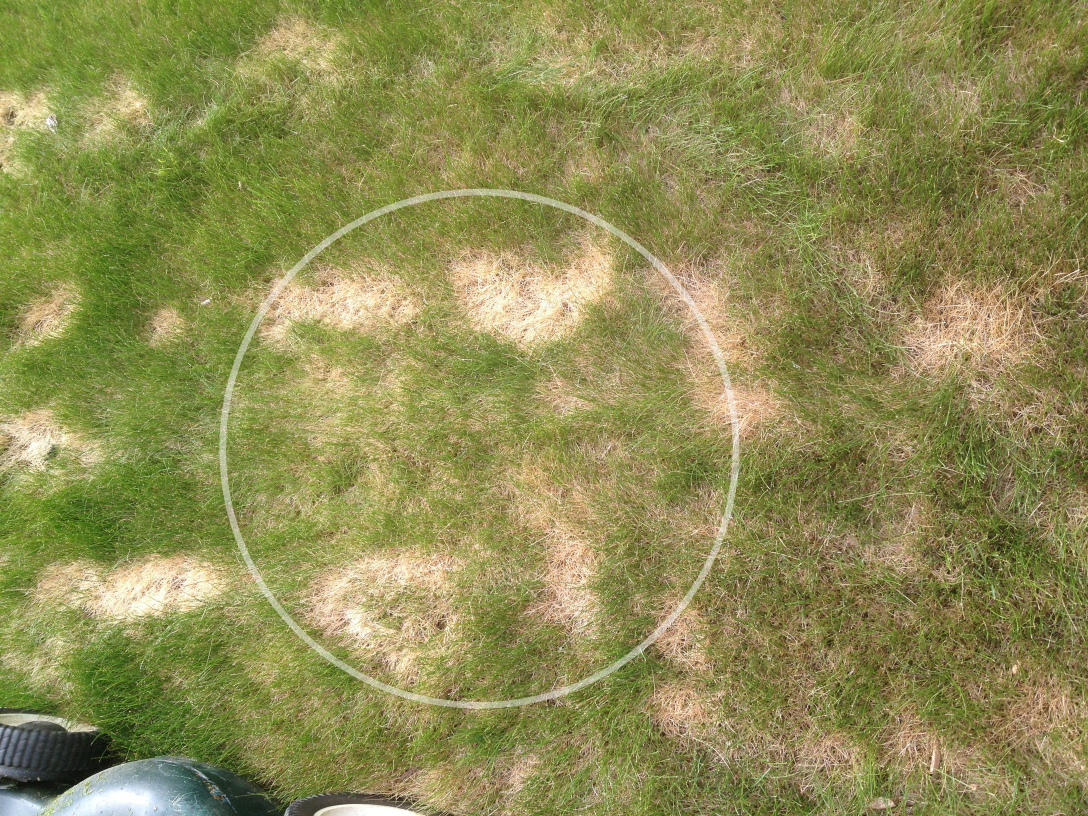
//> input picture igvc/src/line_detector/testlines.jpg, 3264 x 2448 px (shown at 1/3 size)
$ ./tuningParameter testlines.jpg   (built with g++ and OpenCV 4)
//> lines starting //> are read from the running program, lines starting //| are printed output that depends on the picture
// compile with:
// g++ `pkg-config --cflags opencv` -o tuningParameters tuningParameters.cpp `pkg-config --libs opencv` -std=c++11

#include <iomanip>
#include <iostream>
#include <opencv2/opencv.hpp>
#include <vector>
#include "opencv2/highgui/highgui.hpp"
#include "opencv2/imgproc/imgproc.hpp"

using namespace std;
using namespace cv;

std::string window = "test canny";
int cannyThresh;
int cannyThresh_max = 100;
int lengthThresh;
int lengthThresh_max = 125;
int lineGap;
int lineGap_max = 50;
Mat src_img;
Mat src_gray;
Mat working;
Mat dst_img;

void linedetect(int, void*)
{
  working = Mat::ones(src_img.size(), src_img.type());
  GaussianBlur(src_img, working, Size(0, 0), 2.0);

  Canny(working, working, cannyThresh, cannyThresh * 3, 3);

  vector<Vec4i> lines;
  HoughLinesP(working, lines, 1.0, CV_PI / 180, 80, lengthThresh, lineGap);

  cvtColor(working, dst_img, CV_GRAY2BGR);
  for (size_t i = 0; i < lines.size(); ++i)
  {
    line(dst_img, Point(lines[i][0], lines[i][1]), Point(lines[i][2], lines[i][3]), Scalar(0, 0, 255), 3, 8);
  }

  imshow(window, dst_img);
}

int main(int argc, char* argv[])
{
  if (argc != 2)
  {
    cerr << "ERROR, 1 argument expected, the file path of an image" << endl;
    return -1;
  }
  src_img = imread(argv[1]);
//> src_img is the input picture: 2448 rows x 3264 cols, CV_8UC3; mean B, G, R 84.2, 141.2, 143.2
  if (!src_img.data)
  {
    cerr << "ERROR, unable to load image: " << argv[1] << endl;
    return -1;
  }

  resize(src_img, src_img, Size(525, 525));
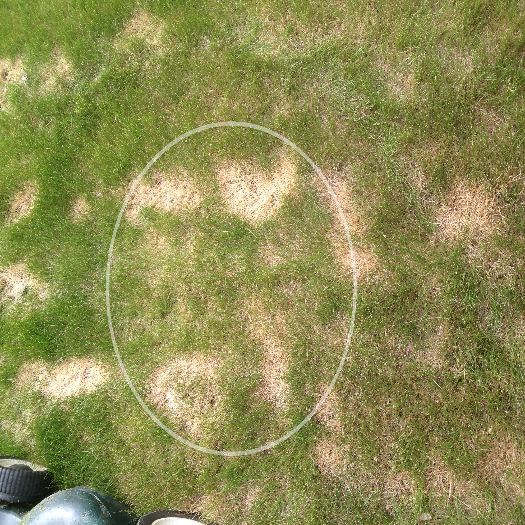
//> src_img: 525 rows x 525 cols, CV_8UC3; mean B, G, R 84, 141, 143.1

  cvtColor(src_img, src_gray, CV_BGR2GRAY);
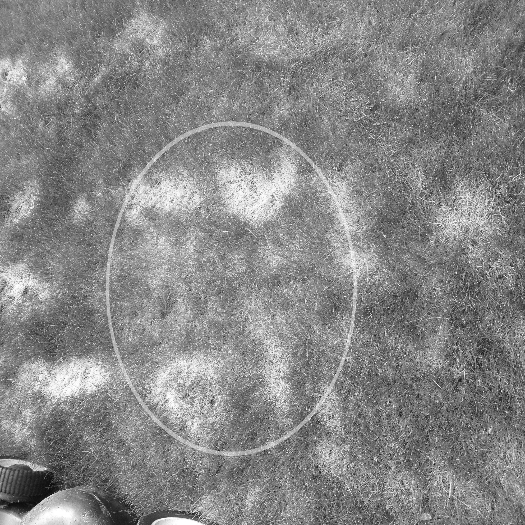
//> src_gray: 525 rows x 525 cols, CV_8UC1; min 8, max 255, mean 135.2

  namedWindow(window, CV_WINDOW_AUTOSIZE);

  createTrackbar("Low treshold - Canny", window, &cannyThresh, cannyThresh_max, linedetect);
  createTrackbar("length threshold", window, &lengthThresh, lengthThresh_max, linedetect);
  createTrackbar("line gap", window, &lineGap, lineGap_max, linedetect);

  dst_img = src_gray;
  working = Mat(src_gray.size(), 0.0);

  imshow(window, dst_img);
  waitKey();
//> in linedetect, `GaussianBlur(src_img, working, Size(0, 0), 2.0);`:
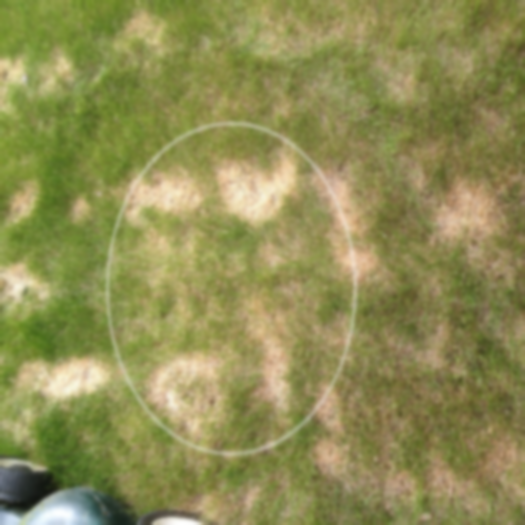
//> working: 525 rows x 525 cols, CV_8UC3; mean B, G, R 84, 141, 143.1
//> (the run ends here: the program stops with an error, at `Canny(working, working, cannyThresh, cannyThresh * 3, 3);`)
